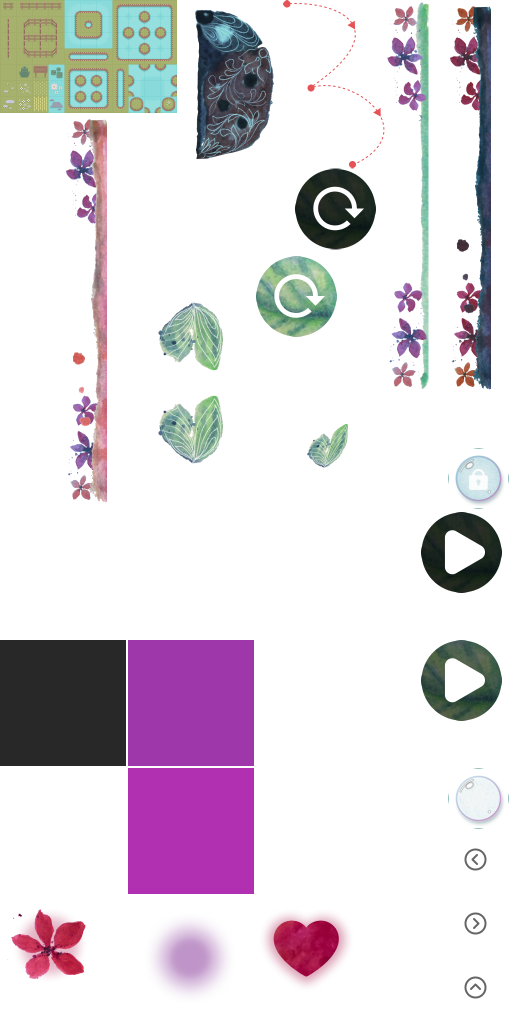
#> input picture images/shared-0-sheet14.webp, 1024 x 2048 px, found by its file name (shown at 1/2 size)
$ python touchpad.py
#> lines starting #> are read from the running program, lines starting #| are printed output that depends on the picture
"""Build images/touchpad.webp: the HUD_left/right/jump arrows on large transparent
frames, so the touch hit boxes (instance bounds) can grow without stretching the art.

Run from the repo root. Frames are drawn at half game resolution (1 px = 2 game px).
"""
from PIL import Image

SRC = "images/shared-0-sheet14.webp"
OUT = "images/touchpad.webp"
ARROW = 160  # frame px; shows at 320 game px, same as before

# name: (sheet x, sheet y, zone in game px (x0, y0, x1, y1), old arrow centre)
ZONES = {
    "left":  (897, 1665, (0, 440, 400, 1080), (201, 913)),
    "right": (897, 1793, (400, 440, 820, 1080), (537, 917)),
    "jump":  (897, 1921, (1360, 440, 1920, 1080), (1744, 907)),
}


def build():
    sheet = Image.open(SRC).convert("RGBA")
#> sheet is the input picture: PIL image 1024x2048 RGBA; mean R, G, B, A 143.9, 116.5, 127.7, 66.6
    frames, x = {}, 0
    for name, (sx, sy, (x0, y0, x1, y1), (cx, cy)) in ZONES.items():
        w, h = (x1 - x0) // 2, (y1 - y0) // 2
        arrow = sheet.crop((sx, sy, sx + 108, sy + 108)).resize((ARROW, ARROW), Image.LANCZOS)
        frame = Image.new("RGBA", (w, h), (0, 0, 0, 0))
        frame.alpha_composite(arrow, ((cx - x0) // 2 - ARROW // 2, (cy - y0) // 2 - ARROW // 2))
        frames[name] = (frame, x)
        x += w + 2
#> this loop made 3 passes
#> pass 1, in build, `arrow = sheet.crop((sx, sy, sx + 108, sy + 108)).resize((ARROW, ARROW)..`:
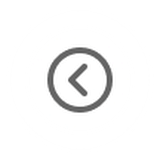
#> arrow: PIL image 160x160 RGBA; mean R, G, B, A 189.4, 189.4, 189.4, 76.3; transparent parts drawn white
#> after the loop:
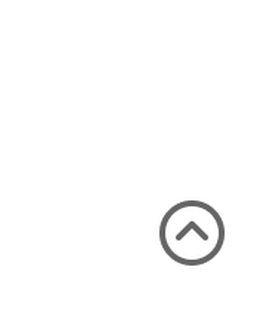
#> frame: PIL image 280x320 RGBA; mean R, G, B, A 54.2, 54.2, 54.2, 21.8; transparent parts drawn white
#> after the loop, frames = 3 items; x = 696
    out = Image.new("RGBA", (x, max(f.height for f, _ in frames.values())), (0, 0, 0, 0))
#> out: PIL image 696x320 RGBA; every value is 0
    for frame, fx in frames.values():
        out.alpha_composite(frame, (fx, 0))
#> this loop made 3 passes
#> fx on passes 1 to 3: 0, 202, 414
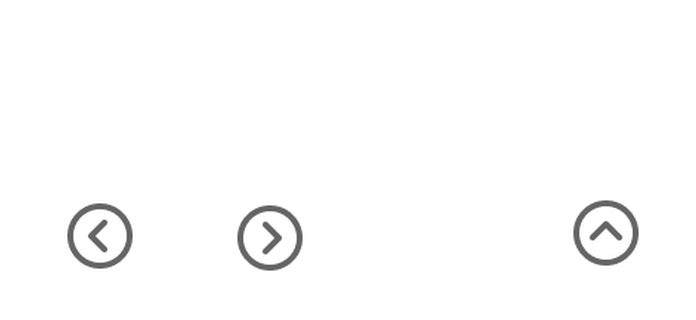
#> out: PIL image 696x320 RGBA; mean R, G, B, A 64.6, 64.6, 64.6, 26.2; transparent parts drawn white
    out.save(OUT, lossless=True)
    return {n: (fx, f.width, f.height) for n, (f, fx) in frames.items()}


if __name__ == "__main__":
    for n, v in build().items():
        print(n, v)
